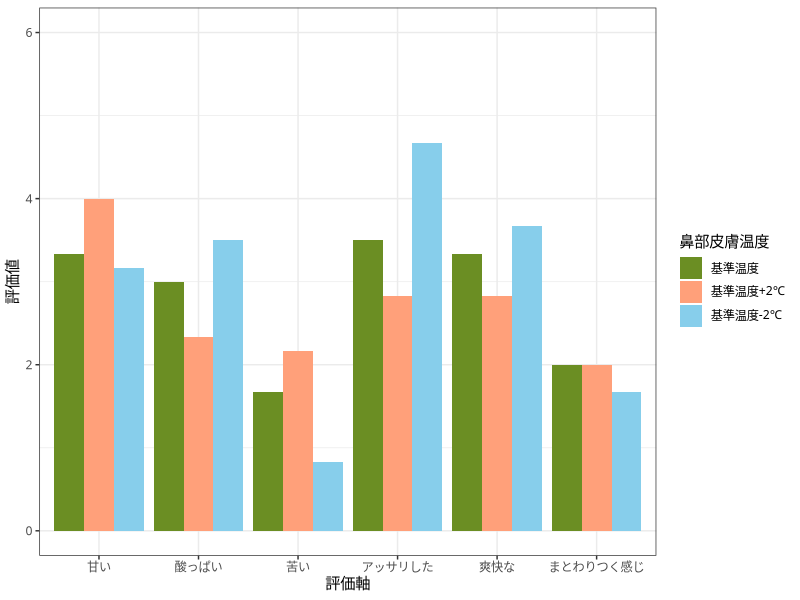

Reproduce this figure in R.
library(ggplot2)
library(ggsci)

par(family= "HiraKakuProN-W3")

data_rating <- read.csv("ex2_apple.csv", header=TRUE)
data_rating$鼻部皮膚温度 <- factor(data_rating$温度, levels = c('基準温度', '基準温度+2℃', '基準温度-2℃'))
g <- ggplot(data_rating, aes(x = 評価軸, y = 評価値, fill = 鼻部皮膚温度))
g <- g + geom_bar(stat = "identity", position = "dodge")
g <- g + scale_x_discrete(limit=c('甘い', '酸っぱい', '苦い', 'アッサリした', '爽快な', 'まとわりつく感じ'))
g <- g + scale_fill_nejm()
g <- g + theme_bw(base_family="HiraKakuProN-W3")
g <- g + ylim(0, 6)
g <- g + scale_fill_manual(values = c("#6B8E23", "#FFA07A", "#87CEEB"))
plot(g)